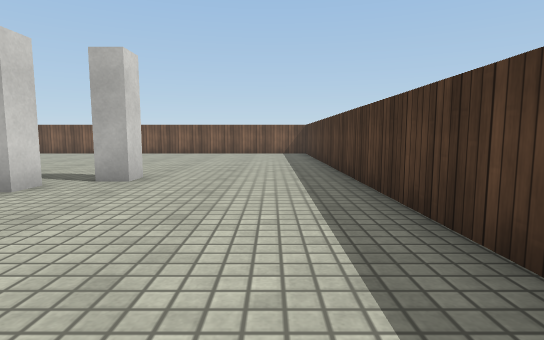
[1] (above)

16 first-person views from a walk through a 3-D level made in the Unity game engine. The camera is 0.72 m above the floor, tilts 6° down and sees 80° across. The floor is counted in squares, 1 m on a side. Each view is taken from the middle of a square. On the plan, view 1 faces up. The plan holds only what a view shows up to about 10 squares ahead; the rest is blank. The place goes on beyond the plan. Surface patterns are stand-ins for the level's own textures.

[2]
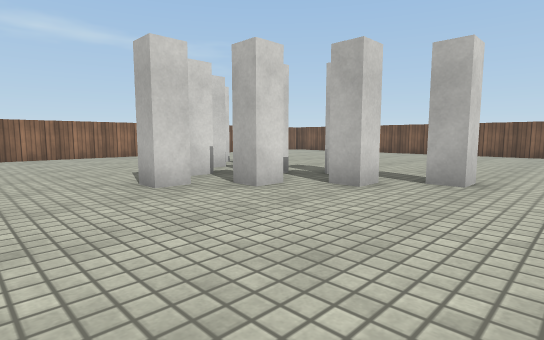

[3]
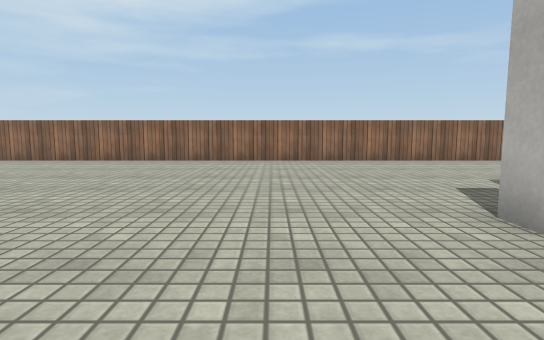

[4]
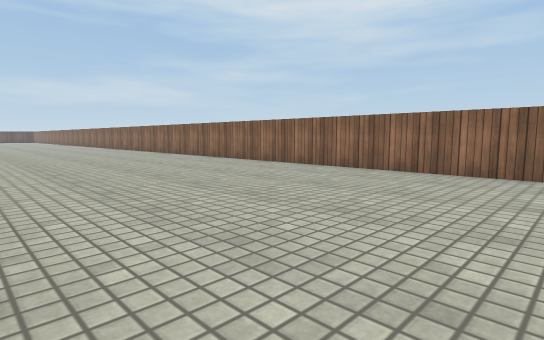

[5]
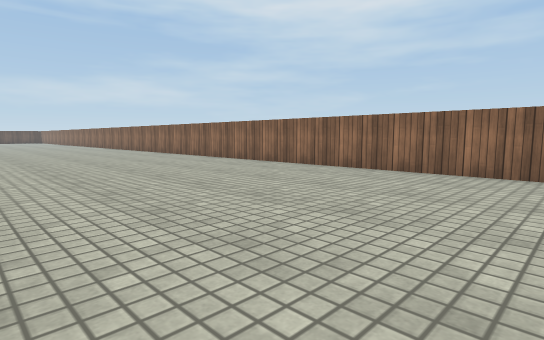

[6]
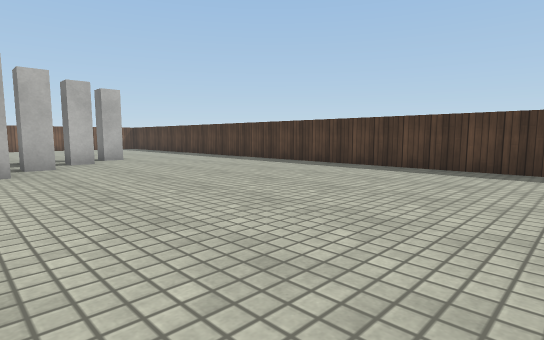

[7]
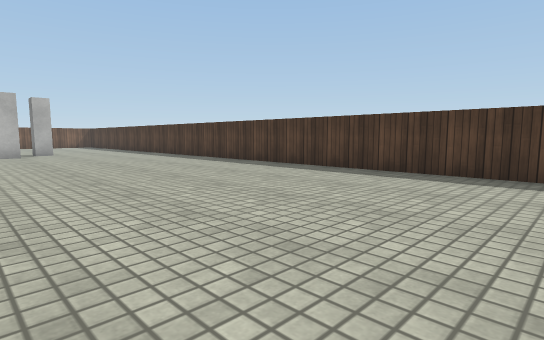

[8]
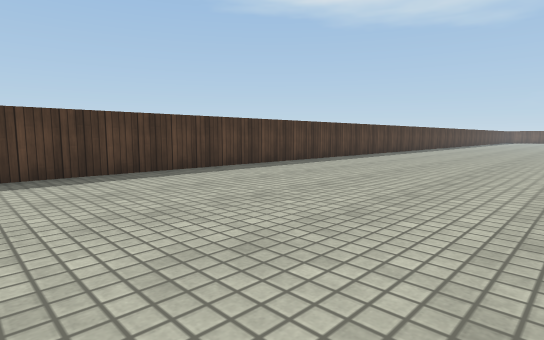

[9]
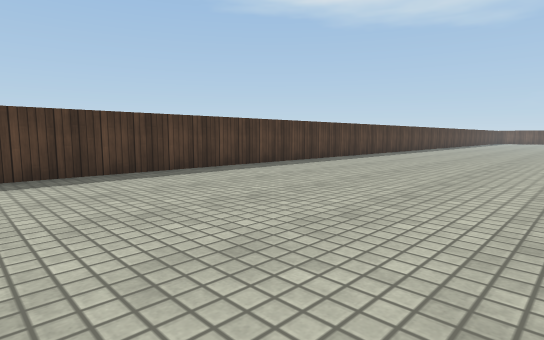

[10]
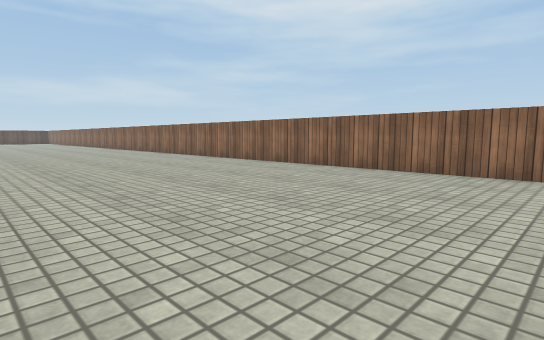

[11]
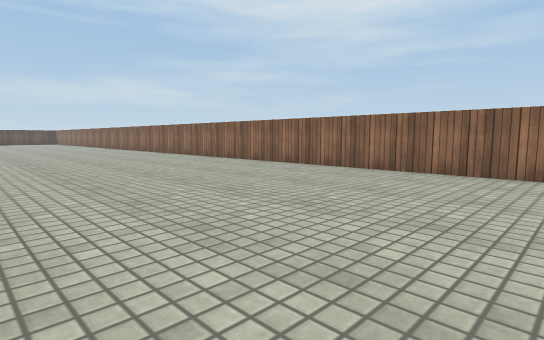

[12]
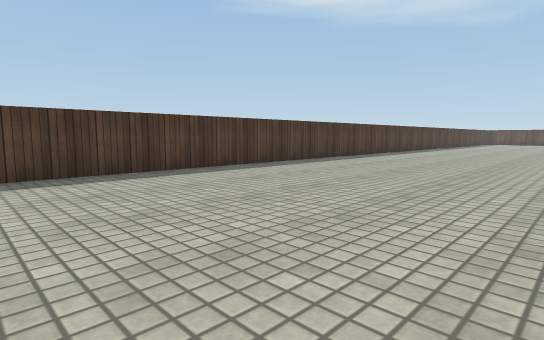

[13]
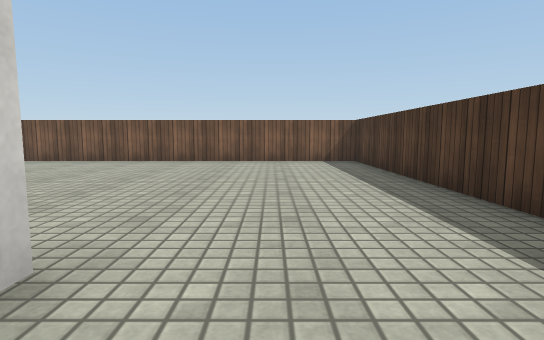

[14]
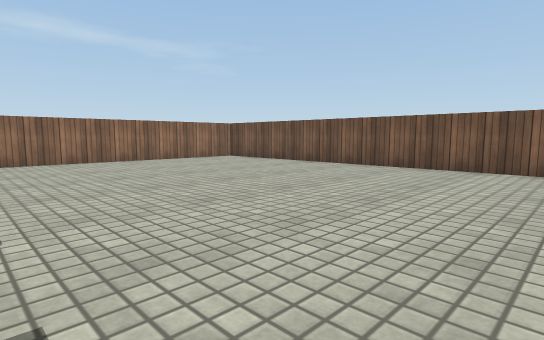

[15]
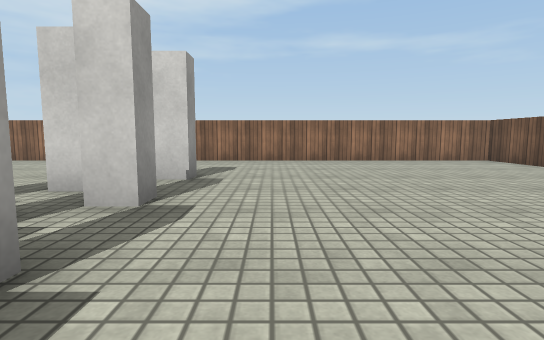

[16]
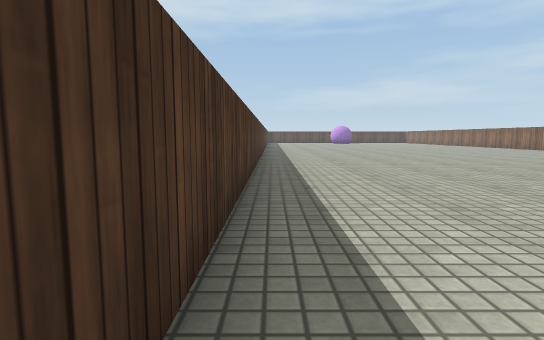

### Floor plan
Points are (right, up) in squares from view 1. A wall is a line through its corners. A room is listed if a view was taken in it or the views show most of it. See-through windows are left out.
Room 1 (views 1, 2, 3, 4, 5, 6, 7, 8, 9, 10, 11, 12, 13, 14, 15, 16)
walls: (-5.3, 2.6) (-5.3, 2) (-5.9, 2); (-4.4, 3.8) (-4.4, 3.1) (-4.9, 3.1); (-3.3, 4.8) (-3.3, 4.1) (-3.9, 4.1) (-3.9, 4.8); (-7.2, 4.8) (-7.2, 4); (-6.9, 5.7) (-6.3, 5.7) (-6.3, 5); (-8.9, 5.7) (-8.3, 5.7) (-8.3, 5); (1.4, -20.5) (1.4, 13.4) (-12.5, 13.4) (-12.5, -19.8)

Positions as (right, up) in squares from view 1, and headings:
1: (0, 0), facing up
2: (-1, 0), facing up-left
3: (-3, 0), facing left
4: (-6, -2), facing down-left
5: (-6, -6), facing down-left
6: (-6, -5), facing up-right
7: (-5, -9), facing up-right
8: (-5, -5), facing down-right
9: (-5, -9), facing down-right
10: (-6, -9), facing down-left
11: (-6, -12), facing down-left
12: (-5, -13), facing down-right
13: (-1, 4), facing up
14: (-3, 6), facing up-left
15: (-3, 7), facing left
16: (1, -11), facing down
